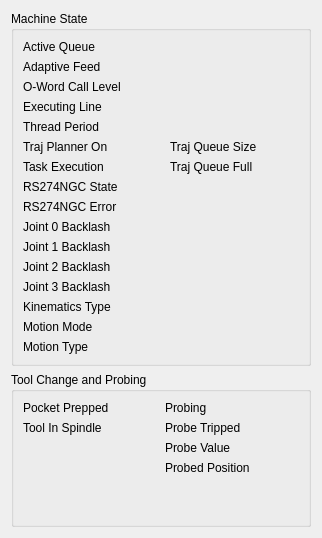
                   <widget class="QWidget" name="tabMachine">
                    <attribute name="title">
                     <string>Machine State</string>
                    </attribute>
                    <layout class="QVBoxLayout" name="verticalLayout_24">
                     <item>
                      <widget class="QGroupBox" name="groupBox_9">
                       <property name="minimumSize">
                        <size>
                         <width>300</width>
                         <height>300</height>
                        </size>
                       </property>
                       <property name="title">
                        <string>Machine State</string>
                       </property>
                       <layout class="QGridLayout" name="gridLayout_14">
                        <item row="4" column="1">
                         <widget class="StatusLabel" name="cycle_time_display">
                          <property name="rules" stdset="0">
                           <string>[{&quot;channels&quot;: [{&quot;url&quot;: &quot;status:cycle_time?string&quot;, &quot;trigger&quot;: true}], &quot;property&quot;: &quot;Text&quot;, &quot;expression&quot;: &quot;ch[0]&quot;, &quot;name&quot;: &quot;value&quot;}]</string>
                          </property>
                         </widget>
                        </item>
                        <item row="0" column="0">
                         <widget class="StatusLabel" name="lbl_active_queue">
                          <property name="text">
                           <string>Active Queue</string>
                          </property>
                         </widget>
                        </item>
                        <item row="10" column="1">
                         <widget class="StatusLabel" name="joint_1_backlash_display">
                          <property name="rules" stdset="0">
                           <string>[{&quot;channels&quot;: [{&quot;url&quot;: &quot;status:joint.1.backlash?string&quot;, &quot;trigger&quot;: true}], &quot;property&quot;: &quot;Text&quot;, &quot;expression&quot;: &quot;ch[0]&quot;, &quot;name&quot;: &quot;value&quot;}]</string>
                          </property>
                         </widget>
                        </item>
                        <item row="2" column="1">
                         <widget class="StatusLabel" name="call_level_display">
                          <property name="rules" stdset="0">
                           <string>[{&quot;channels&quot;: [{&quot;url&quot;: &quot;status:call_level?string&quot;, &quot;trigger&quot;: true}], &quot;property&quot;: &quot;Text&quot;, &quot;expression&quot;: &quot;ch[0]&quot;, &quot;name&quot;: &quot;value&quot;}]</string>
                          </property>
                         </widget>
                        </item>
                        <item row="0" column="1">
                         <widget class="StatusLabel" name="active_queue_display">
                          <property name="rules" stdset="0">
                           <string>[{&quot;channels&quot;: [{&quot;url&quot;: &quot;status:active_queue?string&quot;, &quot;trigger&quot;: true}], &quot;property&quot;: &quot;Text&quot;, &quot;expression&quot;: &quot;ch[0]&quot;, &quot;name&quot;: &quot;value&quot;}]</string>
                          </property>
                         </widget>
                        </item>
                        <item row="7" column="0">
                         <widget class="StatusLabel" name="lbl_interp_state">
                          <property name="text">
                           <string>RS274NGC State</string>
                          </property>
                         </widget>
                        </item>
                        <item row="6" column="0">
                         <widget class="StatusLabel" name="lbl_exec_state">
                          <property name="text">
                           <string>Task Execution</string>
                          </property>
                         </widget>
                        </item>
                        <item row="12" column="0">
                         <widget class="StatusLabel" name="lbl_joint_3_backlash">
                          <property name="text">
                           <string>Joint 3 Backlash</string>
                          </property>
                         </widget>
                        </item>
                        <item row="5" column="0">
                         <widget class="StatusLabel" name="lbl_enabled">
                          <property name="text">
                           <string>Traj Planner On</string>
                          </property>
                         </widget>
                        </item>
                        <item row="2" column="0">
                         <widget class="StatusLabel" name="lbl_call_level">
                          <property name="text">
                           <string>O-Word Call Level</string>
                          </property>
                         </widget>
                        </item>
                        <item row="13" column="0">
                         <widget class="StatusLabel" name="lbl_kinematics_type">
                          <property name="text">
                           <string>Kinematics Type</string>
                          </property>
                         </widget>
                        </item>
                        <item row="4" column="0">
                         <widget class="StatusLabel" name="lbl_cycle_time">
                          <property name="text">
                           <string>Thread Period</string>
                          </property>
                         </widget>
                        </item>
                        <item row="3" column="0">
                         <widget class="StatusLabel" name="lbl_current_line">
                          <property name="text">
                           <string>Executing Line</string>
                          </property>
                         </widget>
                        </item>
                        <item row="3" column="1">
                         <widget class="StatusLabel" name="current_line_display">
                          <property name="rules" stdset="0">
                           <string>[{&quot;channels&quot;: [{&quot;url&quot;: &quot;status:current_line?string&quot;, &quot;trigger&quot;: true}], &quot;property&quot;: &quot;Text&quot;, &quot;expression&quot;: &quot;ch[0]&quot;, &quot;name&quot;: &quot;value&quot;}]</string>
                          </property>
                         </widget>
                        </item>
                        <item row="1" column="0">
                         <widget class="StatusLabel" name="lbl_adaptive_feed">
                          <property name="text">
                           <string>Adaptive Feed</string>
                          </property>
                         </widget>
                        </item>
                        <item row="9" column="1">
                         <widget class="StatusLabel" name="joint_0_backlash_display">
                          <property name="rules" stdset="0">
                           <string>[{&quot;channels&quot;: [{&quot;url&quot;: &quot;status:joint.0.backlash?string&quot;, &quot;trigger&quot;: true}], &quot;property&quot;: &quot;Text&quot;, &quot;expression&quot;: &quot;ch[0]&quot;, &quot;name&quot;: &quot;value&quot;}]</string>
                          </property>
                         </widget>
                        </item>
                        <item row="5" column="1">
                         <widget class="StatusLED" name="enabled_display">
                          <property name="color">
                           <color>
                            <red>0</red>
                            <green>220</green>
                            <blue>0</blue>
                           </color>
                          </property>
                          <property name="rules" stdset="0">
                           <string>[{&quot;channels&quot;: [{&quot;url&quot;: &quot;status:enabled&quot;, &quot;trigger&quot;: true}], &quot;property&quot;: &quot;On&quot;, &quot;expression&quot;: &quot;ch[0]&quot;, &quot;name&quot;: &quot;value&quot;}]</string>
                          </property>
                         </widget>
                        </item>
                        <item row="5" column="2">
                         <widget class="StatusLabel" name="lbl_queue">
                          <property name="text">
                           <string>Traj Queue Size</string>
                          </property>
                         </widget>
                        </item>
                        <item row="8" column="1">
                         <widget class="StatusLabel" name="interpreter_errcode_display">
                          <property name="rules" stdset="0">
                           <string>[{&quot;channels&quot;: [{&quot;url&quot;: &quot;status:interpreter_errcode?string&quot;, &quot;trigger&quot;: true}], &quot;property&quot;: &quot;Text&quot;, &quot;expression&quot;: &quot;ch[0]&quot;, &quot;name&quot;: &quot;value&quot;}]</string>
                          </property>
                         </widget>
                        </item>
                        <item row="10" column="0">
                         <widget class="StatusLabel" name="lbl_joint_1_backlash">
                          <property name="text">
                           <string>Joint 1 Backlash</string>
                          </property>
                         </widget>
                        </item>
                        <item row="13" column="1">
                         <widget class="StatusLabel" name="kinematics_type_display">
                          <property name="rules" stdset="0">
                           <string>[{&quot;channels&quot;: [{&quot;url&quot;: &quot;status:kinematics_type?string&quot;, &quot;trigger&quot;: true}], &quot;property&quot;: &quot;Text&quot;, &quot;expression&quot;: &quot;ch[0]&quot;, &quot;name&quot;: &quot;value&quot;}]</string>
                          </property>
                         </widget>
                        </item>
                        <item row="15" column="0">
                         <widget class="StatusLabel" name="lbl_motion_type">
                          <property name="text">
                           <string>Motion Type</string>
                          </property>
                         </widget>
                        </item>
                        <item row="14" column="0">
                         <widget class="StatusLabel" name="lbl_motion_mode">
                          <property name="text">
                           <string>Motion Mode</string>
                          </property>
                         </widget>
                        </item>
                        <item row="6" column="3">
                         <widget class="StatusLED" name="queue_full_display">
                          <property name="color">
                           <color>
                            <red>0</red>
                            <green>220</green>
                            <blue>0</blue>
                           </color>
                          </property>
                          <property name="rules" stdset="0">
                           <string>[{&quot;channels&quot;: [{&quot;url&quot;: &quot;status:queue_full&quot;, &quot;trigger&quot;: true}], &quot;property&quot;: &quot;On&quot;, &quot;expression&quot;: &quot;ch[0]&quot;, &quot;name&quot;: &quot;value&quot;}]</string>
                          </property>
                         </widget>
                        </item>
                        <item row="5" column="3">
                         <widget class="StatusLabel" name="queue_display">
                          <property name="rules" stdset="0">
                           <string>[{&quot;channels&quot;: [{&quot;url&quot;: &quot;status:queue?string&quot;, &quot;trigger&quot;: true}], &quot;property&quot;: &quot;Text&quot;, &quot;expression&quot;: &quot;ch[0]&quot;, &quot;name&quot;: &quot;value&quot;}]</string>
                          </property>
                         </widget>
                        </item>
                        <item row="6" column="2">
                         <widget class="StatusLabel" name="lbl_queue_full">
                          <property name="text">
                           <string>Traj Queue Full</string>
                          </property>
                         </widget>
                        </item>
                        <item row="11" column="1">
                         <widget class="StatusLabel" name="joint_2_backlash_display">
                          <property name="rules" stdset="0">
                           <string>[{&quot;channels&quot;: [{&quot;url&quot;: &quot;status:joint.2.backlash?string&quot;, &quot;trigger&quot;: true}], &quot;property&quot;: &quot;Text&quot;, &quot;expression&quot;: &quot;ch[0]&quot;, &quot;name&quot;: &quot;Value&quot;}]</string>
                          </property>
                         </widget>
                        </item>
                        <item row="1" column="1">
                         <widget class="StatusLED" name="adaptive_feed_led">
                          <property name="color">
                           <color>
                            <red>0</red>
                            <green>220</green>
                            <blue>0</blue>
                           </color>
                          </property>
                          <property name="rules" stdset="0">
                           <string>[{&quot;channels&quot;: [{&quot;url&quot;: &quot;status:adaptive_feed_enabled&quot;, &quot;trigger&quot;: true}], &quot;property&quot;: &quot;On&quot;, &quot;expression&quot;: &quot;ch[0]&quot;, &quot;name&quot;: &quot;value&quot;}]</string>
                          </property>
                         </widget>
                        </item>
                        <item row="7" column="1">
                         <widget class="StatusLabel" name="interp_state_display">
                          <property name="rules" stdset="0">
                           <string>[{&quot;channels&quot;: [{&quot;url&quot;: &quot;status:interp_state?string&quot;, &quot;trigger&quot;: true}], &quot;property&quot;: &quot;Text&quot;, &quot;expression&quot;: &quot;ch[0]&quot;, &quot;name&quot;: &quot;value&quot;}]</string>
                          </property>
                         </widget>
                        </item>
                        <item row="9" column="0">
                         <widget class="StatusLabel" name="lbl_joint_0_backlash">
                          <property name="text">
                           <string>Joint 0 Backlash</string>
                          </property>
                         </widget>
                        </item>
                        <item row="12" column="1">
                         <widget class="StatusLabel" name="joint_3_backlash_display">
                          <property name="rules" stdset="0">
                           <string>[{&quot;channels&quot;: [{&quot;url&quot;: &quot;status:joint.3.backlash?string&quot;, &quot;trigger&quot;: true}], &quot;property&quot;: &quot;Text&quot;, &quot;expression&quot;: &quot;ch[0]&quot;, &quot;name&quot;: &quot;value&quot;}]</string>
                          </property>
                         </widget>
                        </item>
                        <item row="6" column="1">
                         <widget class="StatusLabel" name="exec_state_display">
                          <property name="rules" stdset="0">
                           <string>[{&quot;channels&quot;: [{&quot;url&quot;: &quot;status:exec_state?string&quot;, &quot;trigger&quot;: true}], &quot;property&quot;: &quot;Text&quot;, &quot;expression&quot;: &quot;ch[0]&quot;, &quot;name&quot;: &quot;value&quot;}]</string>
                          </property>
                         </widget>
                        </item>
                        <item row="8" column="0">
                         <widget class="StatusLabel" name="lbl_interpreter_errcode">
                          <property name="text">
                           <string>RS274NGC Error</string>
                          </property>
                         </widget>
                        </item>
                        <item row="11" column="0">
                         <widget class="StatusLabel" name="lbl_joint_2_backlash">
                          <property name="text">
                           <string>Joint 2 Backlash</string>
                          </property>
                         </widget>
                        </item>
                        <item row="15" column="1">
                         <widget class="StatusLabel" name="motion_type_display">
                          <property name="rules" stdset="0">
                           <string>[{&quot;channels&quot;: [{&quot;url&quot;: &quot;status:motion_type?string&quot;, &quot;trigger&quot;: true}], &quot;property&quot;: &quot;Text&quot;, &quot;expression&quot;: &quot;ch[0]&quot;, &quot;name&quot;: &quot;value&quot;}]</string>
                          </property>
                         </widget>
                        </item>
                        <item row="14" column="1">
                         <widget class="StatusLabel" name="motion_mode_display">
                          <property name="rules" stdset="0">
                           <string>[{&quot;channels&quot;: [{&quot;url&quot;: &quot;status:motion_mode?string&quot;, &quot;trigger&quot;: true}], &quot;property&quot;: &quot;Text&quot;, &quot;expression&quot;: &quot;ch[0]&quot;, &quot;name&quot;: &quot;value&quot;}]</string>
                          </property>
                         </widget>
                        </item>
                       </layout>
                      </widget>
                     </item>
                     <item>
                      <widget class="QGroupBox" name="groupBox_10">
                       <property name="title">
                        <string>Tool Change and Probing</string>
                       </property>
                       <layout class="QGridLayout" name="gridLayout_15">
                        <item row="3" column="4">
                         <widget class="StatusLabel" name="probed_position_display">
                          <property name="wordWrap">
                           <bool>true</bool>
                          </property>
                          <property name="rules" stdset="0">
                           <string>[{&quot;channels&quot;: [{&quot;url&quot;: &quot;status:probed_position?string&quot;, &quot;trigger&quot;: true}], &quot;property&quot;: &quot;Text&quot;, &quot;expression&quot;: &quot;ch[0]&quot;, &quot;name&quot;: &quot;value&quot;}]</string>
                          </property>
                         </widget>
                        </item>
                        <item row="1" column="2">
                         <widget class="StatusLabel" name="tool_in_spindle_display">
                          <property name="rules" stdset="0">
                           <string>[{&quot;channels&quot;: [{&quot;url&quot;: &quot;status:tool_in_spindle?string&quot;, &quot;trigger&quot;: true}], &quot;property&quot;: &quot;Text&quot;, &quot;expression&quot;: &quot;ch[0]&quot;, &quot;name&quot;: &quot;value&quot;}]</string>
                          </property>
                         </widget>
                        </item>
                        <item row="1" column="4">
                         <widget class="StatusLED" name="probe_tripped_led">
                          <property name="color">
                           <color>
                            <red>0</red>
                            <green>220</green>
                            <blue>0</blue>
                           </color>
                          </property>
                          <property name="rules" stdset="0">
                           <string>[{&quot;channels&quot;: [{&quot;url&quot;: &quot;status:probe_tripped&quot;, &quot;trigger&quot;: true}], &quot;property&quot;: &quot;On&quot;, &quot;expression&quot;: &quot;ch[0]&quot;, &quot;name&quot;: &quot;value&quot;}]</string>
                          </property>
                         </widget>
                        </item>
                        <item row="0" column="2">
                         <widget class="StatusLabel" name="pocket_prepped_display">
                          <property name="rules" stdset="0">
                           <string>[{&quot;channels&quot;: [{&quot;url&quot;: &quot;status:pocket_prepped?string&quot;, &quot;trigger&quot;: true}], &quot;property&quot;: &quot;Text&quot;, &quot;expression&quot;: &quot;ch[0]&quot;, &quot;name&quot;: &quot;value&quot;}]</string>
                          </property>
                         </widget>
                        </item>
                        <item row="2" column="3">
                         <widget class="StatusLabel" name="lbl_probe_value">
                          <property name="text">
                           <string>Probe Value</string>
                          </property>
                         </widget>
                        </item>
                        <item row="2" column="4">
                         <widget class="StatusLabel" name="probe_value_display">
                          <property name="rules" stdset="0">
                           <string>[{&quot;channels&quot;: [{&quot;url&quot;: &quot;status:probe_val?string&quot;, &quot;trigger&quot;: true}], &quot;property&quot;: &quot;Text&quot;, &quot;expression&quot;: &quot;ch[0]&quot;, &quot;name&quot;: &quot;value&quot;}]</string>
                          </property>
                         </widget>
                        </item>
                        <item row="0" column="4">
                         <widget class="StatusLED" name="probing_led">
                          <property name="color">
                           <color>
                            <red>0</red>
                            <green>220</green>
                            <blue>0</blue>
                           </color>
                          </property>
                          <property name="rules" stdset="0">
                           <string>[{&quot;channels&quot;: [{&quot;url&quot;: &quot;status:probing&quot;, &quot;trigger&quot;: true}], &quot;property&quot;: &quot;On&quot;, &quot;expression&quot;: &quot;ch[0]&quot;, &quot;name&quot;: &quot;value&quot;}]</string>
                          </property>
                         </widget>
                        </item>
                        <item row="1" column="1">
                         <widget class="StatusLabel" name="lbl_tool_in_spindle">
                          <property name="text">
                           <string>Tool In Spindle</string>
                          </property>
                         </widget>
                        </item>
                        <item row="0" column="1">
                         <widget class="StatusLabel" name="lbl_pocket_prepped">
                          <property name="text">
                           <string>Pocket Prepped</string>
                          </property>
                         </widget>
                        </item>
                        <item row="0" column="3">
                         <widget class="StatusLabel" name="lbl_probing">
                          <property name="text">
                           <string>Probing</string>
                          </property>
                         </widget>
                        </item>
                        <item row="1" column="3">
                         <widget class="StatusLabel" name="lbl_probe_tripped">
                          <property name="text">
                           <string>Probe Tripped</string>
                          </property>
                         </widget>
                        </item>
                        <item row="3" column="3">
                         <widget class="StatusLabel" name="lbl_probed_position">
                          <property name="text">
                           <string>Probed Position</string>
                          </property>
                         </widget>
                        </item>
                        <item row="4" column="3">
                         <spacer name="verticalSpacer_8">
                          <property name="orientation">
                           <enum>Qt::Vertical</enum>
                          </property>
                          <property name="sizeHint" stdset="0">
                           <size>
                            <width>20</width>
                            <height>40</height>
                           </size>
                          </property>
                         </spacer>
                        </item>
                       </layout>
                      </widget>
                     </item>
                    </layout>
                   </widget>
